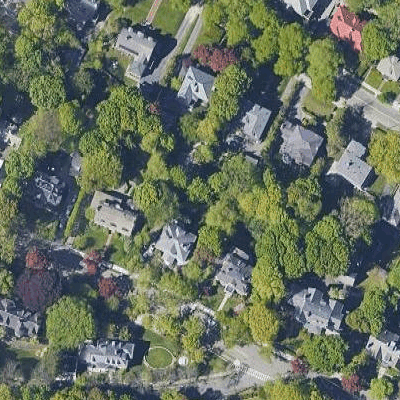
#> input picture training/images/boston_278.png, 400 x 400 px; its folder holds 4 pictures in this run
$ jupyter execute --allow-errors transform.ipynb   (shell and % lines are left out)
#> lines starting #> are read from the running program, lines starting #| are printed output that depends on the picture
[cell 1]
import math
import os
import re
import cv2
import numpy as np
import matplotlib.pyplot as plt
import random
import tensorflow as tf
import copy
from glob import glob
from random import sample
from PIL import Image

[cell 2]
from google.colab import drive
drive.mount('/content/drive')

[cell 3]
# mean and std of training set
mean1 = np.array([0.330, 0.327, 0.293])
std1 = np.array([0.183, 0.176, 0.175])

# flip the image horizaontally with probability = prob
# [217 lines left out: functions horizontal_flip, vertical_flip, rotate_90s, brightness_image, contrast_image, _contrast_and_brightness and 13 more, not called in this run]

[cell 4]
VAL_SIZE = 800  # size of the validation set (number of images)(nearly 20 percent of the training set)

[cell 5]
# unzip the dataset, split it and organize it in folders
if not os.path.isdir('validation'):  # make sure this has not been executed yet
  try:
          !unzip /content/drive/MyDrive/cil-project/cil-road-segmentation-2021.zip -d cil-road-segmentation-2021
          !mkdir training
          !mkdir training/images
          !mkdir training/groundtruth
          !mv /content/cil-road-segmentation-2021/training/training/* training
          # put the additional images into the training set
          !cp -r /content/drive/MyDrive/cil-project/additional_images/images/* training/images
          !cp -r /content/drive/MyDrive/cil-project/additional_images/groundtruth/* training/groundtruth
          !mkdir validation
          !mkdir validation/images
          !mkdir validation/groundtruth

  except:
      print('Please upload a .zip file containing your datasets.')

[cell 6]
def load_all_from_path_255(path):
    # loads all HxW .pngs contained in path as a 4D np.array of shape (n_images, H, W, 3)
    # images are loaded as floats with values in the interval [0., 1.]
#> called with path = '/content/training/images'
    return np.stack([np.array(Image.open(f)) for f in sorted(glob(path + '/*.png'))]).astype(np.float32)
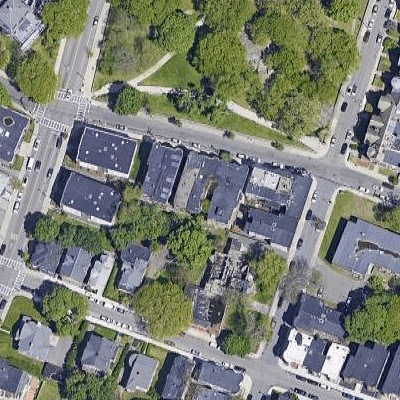
#> input picture training/images/boston_884.png, 400 x 400 px
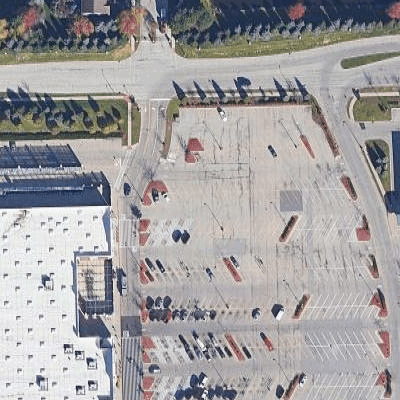
#> input picture training/images/chicago_159_plus.png, 400 x 400 px
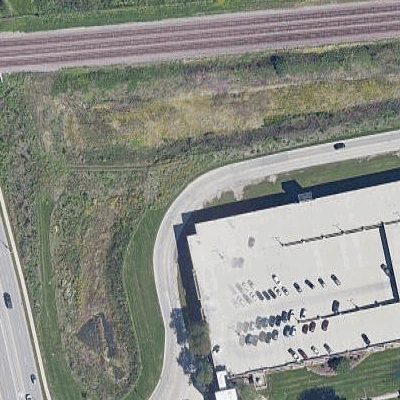
#> input picture training/images/chicago_269.png, 400 x 400 px

[cell 7]
# paths to training and validation datasets
train_path = '/content/training'

train_images = load_all_from_path_255(os.path.join(train_path, 'images'))
#> (the rest of this cell did not finish here and is left out)
